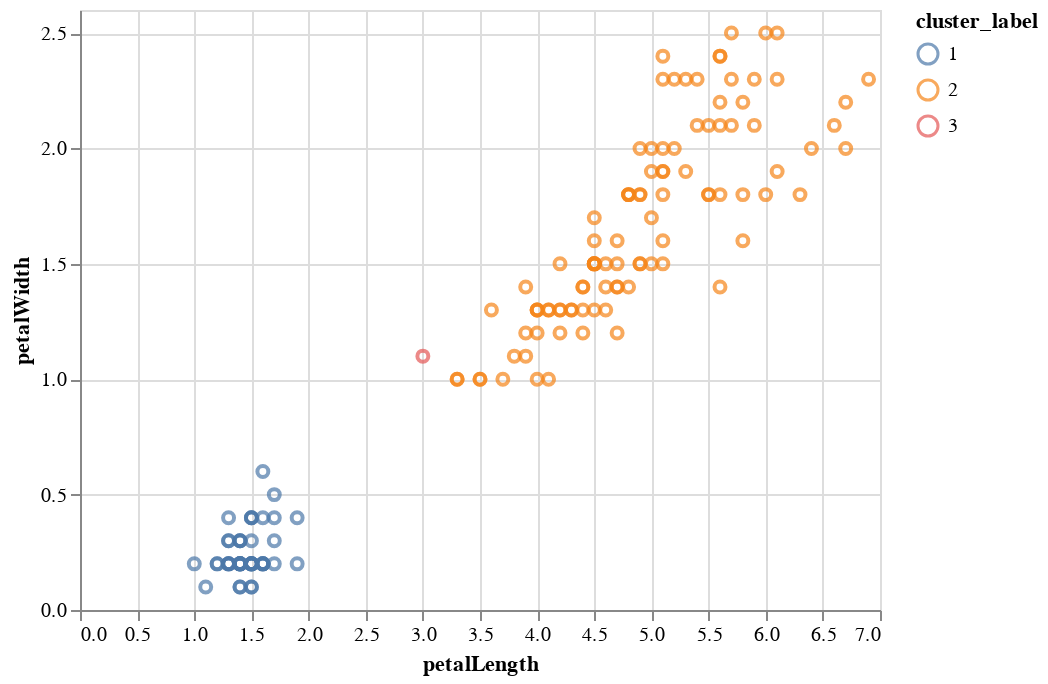

The cell this chart's notebook holds for it:
### Code cell
# Plot
alt.Chart(df_iris).mark_point().encode(
  x='petalLength', y='petalWidth', color='cluster_label:N'
)

### Figure 1 — Vega-Lite specification as saved in the notebook (floating-point values rounded to 4 significant figures; data arrays with more than 128 entries replaced by an {"elided": "..."} marker saying what was removed)
{"config": {"view": {"continuousWidth": 400, "continuousHeight": 300}}, "data": {"name": "data-6fcb73e50279684a1501bdfffb416c0b"}, "mark": "point", "encoding": {"color": {"field": "cluster_label", "type": "nominal"}, "x": {"field": "petalLength", "type": "quantitative"}, "y": {"field": "petalWidth", "type": "quantitative"}}, "$schema": "https://vega.github.io/schema/vega-lite/v4.17.0.json", "datasets": {"data-6fcb73e50279684a1501bdfffb416c0b": {"elided": "150 records"}}}
